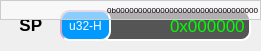
     <widget class="QWidget" name="widget_10" native="true">
      <property name="geometry">
       <rect>
        <x>280</x>
        <y>137</y>
        <width>261</width>
        <height>51</height>
       </rect>
      </property>
      <widget class="QLineEdit" name="DataEdit_sp">
       <property name="geometry">
        <rect>
         <x>100</x>
         <y>10</y>
         <width>151</width>
         <height>31</height>
        </rect>
       </property>
       <property name="font">
        <font>
         <pointsize>13</pointsize>
         <weight>50</weight>
         <bold>false</bold>
        </font>
       </property>
       <property name="styleSheet">
        <string notr="true">QLineEdit{
	background-color:#555555;
	border:2px inset #ccaacc;
	border-radius:10px;
	color:rgb(0,255,0);
}</string>
       </property>
       <property name="text">
        <string>0x000000</string>
       </property>
       <property name="alignment">
        <set>Qt::AlignRight|Qt::AlignTrailing|Qt::AlignVCenter</set>
       </property>
       <property name="readOnly">
        <bool>true</bool>
       </property>
      </widget>
      <widget class="QLabel" name="label_19">
       <property name="geometry">
        <rect>
         <x>10</x>
         <y>14</y>
         <width>51</width>
         <height>21</height>
        </rect>
       </property>
       <property name="font">
        <font>
         <pointsize>13</pointsize>
         <weight>75</weight>
         <bold>true</bold>
        </font>
       </property>
       <property name="layoutDirection">
        <enum>Qt::LeftToRight</enum>
       </property>
       <property name="text">
        <string>  SP</string>
       </property>
      </widget>
      <widget class="QPushButton" name="NumSysSetButton_sp">
       <property name="geometry">
        <rect>
         <x>60</x>
         <y>10</y>
         <width>51</width>
         <height>31</height>
        </rect>
       </property>
       <property name="styleSheet">
        <string notr="true">QPushButton{
	background-color:#0099ff;
	border:2px inset #ccaacc;
	border-radius:10px;
	color:rgb(255,255,255);
}

QPushButton::hover{
	background-color:#0033ff;
	border:2px inset #0077ff;
	border-radius:1px;
	color:rgb(200,200,200);
}
QPushButton::pressed{
	border:2px inset #ffffff;
	border-radius:1px;
}</string>
       </property>
       <property name="text">
        <string>u32-H</string>
       </property>
      </widget>
      <widget class="QLabel" name="RegPrompt_sp">
       <property name="geometry">
        <rect>
         <x>0</x>
         <y>0</y>
         <width>261</width>
         <height>20</height>
        </rect>
       </property>
       <property name="font">
        <font>
         <pointsize>6</pointsize>
        </font>
       </property>
       <property name="styleSheet">
        <string notr="true">QWidget{
	background-color:#88ffffff;
    border:1px solid #cccccc;
	border-radius:20px;
}</string>
       </property>
       <property name="text">
        <string>0b00000000000000000000000000000000</string>
       </property>
       <property name="alignment">
        <set>Qt::AlignRight|Qt::AlignTrailing|Qt::AlignVCenter</set>
       </property>
      </widget>
     </widget>
